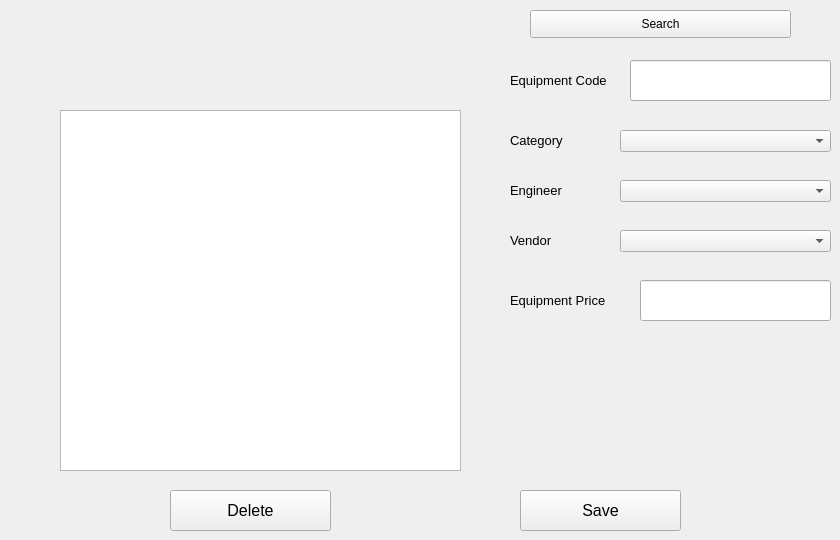
          <widget class="QWidget" name="tab_6">
           <attribute name="title">
            <string>Search for Equipment</string>
           </attribute>
           <widget class="QComboBox" name="comboBox_6">
            <property name="geometry">
             <rect>
              <x>620</x>
              <y>230</y>
              <width>211</width>
              <height>22</height>
             </rect>
            </property>
           </widget>
           <widget class="QComboBox" name="comboBox_7">
            <property name="geometry">
             <rect>
              <x>620</x>
              <y>180</y>
              <width>211</width>
              <height>22</height>
             </rect>
            </property>
           </widget>
           <widget class="QLabel" name="label_10">
            <property name="geometry">
             <rect>
              <x>510</x>
              <y>230</y>
              <width>111</width>
              <height>21</height>
             </rect>
            </property>
            <property name="font">
             <font>
              <pointsize>10</pointsize>
             </font>
            </property>
            <property name="text">
             <string>Vendor</string>
            </property>
           </widget>
           <widget class="QLabel" name="label_11">
            <property name="geometry">
             <rect>
              <x>510</x>
              <y>180</y>
              <width>111</width>
              <height>21</height>
             </rect>
            </property>
            <property name="font">
             <font>
              <pointsize>10</pointsize>
             </font>
            </property>
            <property name="text">
             <string>Engineer</string>
            </property>
           </widget>
           <widget class="QLabel" name="label_12">
            <property name="geometry">
             <rect>
              <x>510</x>
              <y>70</y>
              <width>111</width>
              <height>21</height>
             </rect>
            </property>
            <property name="font">
             <font>
              <pointsize>10</pointsize>
             </font>
            </property>
            <property name="text">
             <string>Equipment Code</string>
            </property>
           </widget>
           <widget class="QLineEdit" name="lineEdit_6">
            <property name="geometry">
             <rect>
              <x>640</x>
              <y>280</y>
              <width>191</width>
              <height>41</height>
             </rect>
            </property>
           </widget>
           <widget class="QLabel" name="label_13">
            <property name="geometry">
             <rect>
              <x>510</x>
              <y>130</y>
              <width>111</width>
              <height>21</height>
             </rect>
            </property>
            <property name="font">
             <font>
              <pointsize>10</pointsize>
             </font>
            </property>
            <property name="text">
             <string>Category</string>
            </property>
           </widget>
           <widget class="QLineEdit" name="lineEdit_7">
            <property name="geometry">
             <rect>
              <x>630</x>
              <y>60</y>
              <width>201</width>
              <height>41</height>
             </rect>
            </property>
           </widget>
           <widget class="QLabel" name="label_14">
            <property name="geometry">
             <rect>
              <x>510</x>
              <y>290</y>
              <width>111</width>
              <height>21</height>
             </rect>
            </property>
            <property name="font">
             <font>
              <pointsize>10</pointsize>
             </font>
            </property>
            <property name="text">
             <string>Equipment Price</string>
            </property>
           </widget>
           <widget class="QComboBox" name="comboBox_8">
            <property name="geometry">
             <rect>
              <x>620</x>
              <y>130</y>
              <width>211</width>
              <height>22</height>
             </rect>
            </property>
           </widget>
           <widget class="QPlainTextEdit" name="plainTextEdit_2">
            <property name="geometry">
             <rect>
              <x>60</x>
              <y>110</y>
              <width>401</width>
              <height>361</height>
             </rect>
            </property>
           </widget>
           <widget class="QPushButton" name="pushButton_8">
            <property name="geometry">
             <rect>
              <x>520</x>
              <y>490</y>
              <width>161</width>
              <height>41</height>
             </rect>
            </property>
            <property name="font">
             <font>
              <pointsize>12</pointsize>
             </font>
            </property>
            <property name="text">
             <string>Save</string>
            </property>
           </widget>
           <widget class="QPushButton" name="pushButton_9">
            <property name="geometry">
             <rect>
              <x>530</x>
              <y>10</y>
              <width>261</width>
              <height>28</height>
             </rect>
            </property>
            <property name="text">
             <string>Search</string>
            </property>
           </widget>
           <widget class="QPushButton" name="pushButton_10">
            <property name="geometry">
             <rect>
              <x>170</x>
              <y>490</y>
              <width>161</width>
              <height>41</height>
             </rect>
            </property>
            <property name="font">
             <font>
              <pointsize>12</pointsize>
             </font>
            </property>
            <property name="text">
             <string>Delete</string>
            </property>
           </widget>
          </widget>
